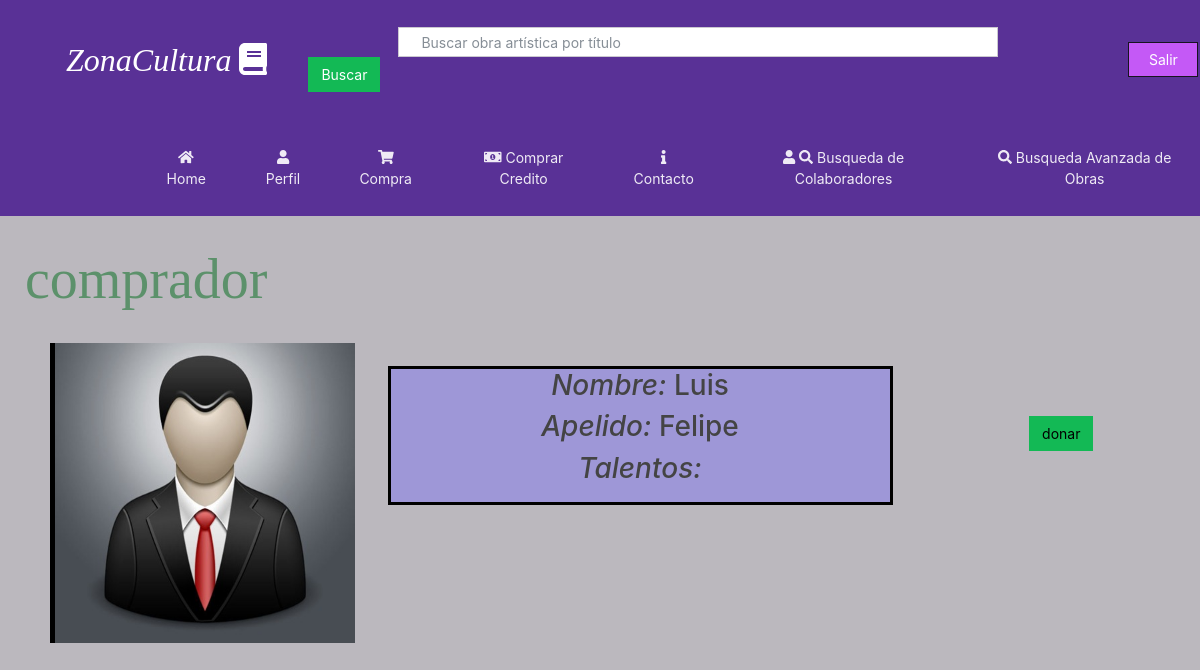
The app's page /VistaUsuario/Usuario/45 (signed in) with its own data.
### homePage/models.py (models this page shows, shortened)
class infousuario(models.Model):
	cuantaCerrada=models.BooleanField(default=False)
	tieneCuentaActivada=models.BooleanField(default=True)
	balance= models.IntegerField(default=0,validators=[MinValueValidator(50)])
	user= models.OneToOneField (User,on_delete=models.CASCADE)
	descripcion=models.TextField(max_length=130, default="",blank=True, null=True)
	aficiones= models.ForeignKey(competencias,on_delete=models.CASCADE,null=True)
	es_CreadorDeContenido= models.BooleanField(default=False)
	profile_img=models.ImageField(upload_to='images/profile/',default='images/profile/perfilb.jpg',null=False,blank=False)
	es_Colaborador= models.BooleanField(default=False)
	numeroTelefono=models.PositiveIntegerField(blank=True, null=True, validators=[MinValueValidator(1000000),MaxValueValidator(9999999999)])

### homePage/views.py (the view)
# urls.py: path('VistaUsuario/Usuario/<int:primaryKey>', views.mostrarUsuario),
@login_required(login_url='/')
def mostrarUsuario(request,primaryKey):
	try:
		Usu=infousuario.objects.get(pk=primaryKey)
		if request.GET.get('contratar'):
			return redirect('/VistaUsuario/Usuario/Contratar/'+Usu.pk)
	except:
		raise Http404
	return render(request, 'VistaUsuario.html' ,{'Usu':Usu})

### homePage/templates/VistaUsuario.html (shortened to what this page needs)
{% extends 'plantillaGeneral.html' %}
{% block content %}
	<div class="row">
			<div class="col col-3">
				<h1 class="namess">{{Usu.user.username}} </h1>
				<div class="img-conteiner">
					<img src="{{Usu.profile_img.url}}" width="300" height="300">
				</div>
			</div>
			<div class="col col-6">
				<div class="container-info conteiner">
					<h2><em><i>Nombre:</i></em> {{Usu.user.first_name}}</h2>
					<h2><em><i>Apelido: </i></em>{{Usu.user.last_name}}</h2>
					<h2><em><i>Talentos:</i></em></h2>
				</div>
			</div>
			<div class="col col-3">
				<div class="bottom-c">
				<form method="get">
				 <button class="btn btn-success"><a href="Donacion/{{Usu.pk}}">donar</a></button>
			</form>
				</div>
			</div>
		</div>
{% endblock %}

### homePage/static/css/paginahome.css (style rules this page uses)
.namess { text-align: center; margin-top: 30px; margin-bottom: 30px; position: relative; color: #5C916B; font-size: 4em; margin-left: 15px; font-family: 'Baloo Bhai', cursive; }
.container-info { background-color: #9E97D7; margin-top: 150px; margin-left: 80px; border-style: solid; border-color: black; text-align: center; }
.bottom-c { margin-top: 200px; margin-left: 50px; margin-right: 50px; text-align: center; }
.img-conteiner { background-color: black; padding-left: 5px; margin-left: 50px; }
body { background-color: #BBB8BE; }
.btn a { color: black; }

### records on screen
infousuario: user.username "comprador", profile_img (picture), user.first_name "Luis", user.last_name "Felipe"
